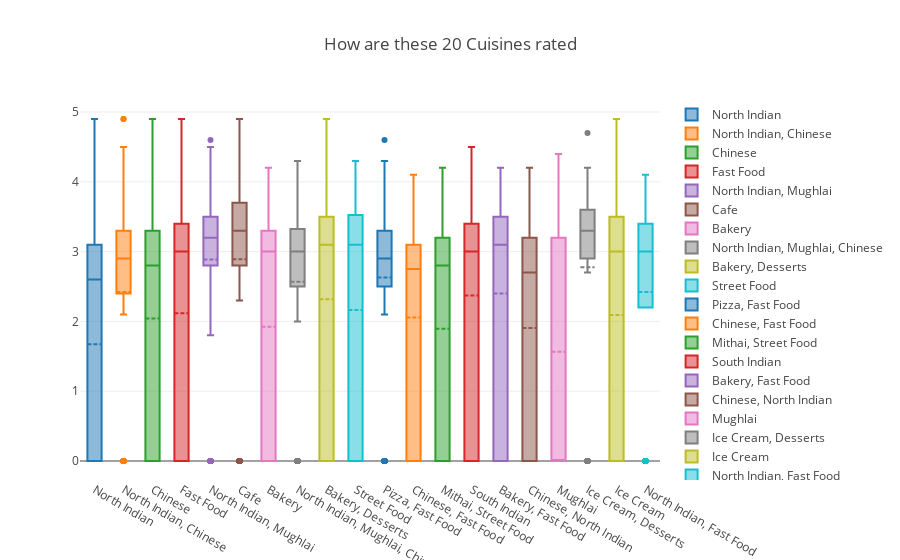

Notebook code for this chart:
### Markdown cell above
# How are these 20 Cuisines rated

### Code cell
DataForTwentyMostPopularCusines = (data[data['Cuisines'].isin(TwentyMostPopularCusines)])
TwentyMostPopularCusines= TwentyMostPopularCusines.reset_index()['Cuisines']

a=[None] * 20
b= [None] * 20
trace = [None] * 20
for i in range (0,20):
    TwentyMostPopularCusines[i]
    a[i]= DataForTwentyMostPopularCusines[DataForTwentyMostPopularCusines['Cuisines']==TwentyMostPopularCusines[i]]['Aggregate rating']
    b[i] =a[i].reset_index()['Aggregate rating']
    trace[i] = go.Box(
    y=b[i],
    name = TwentyMostPopularCusines[i],
        boxmean=True
    )
    
data1 = trace
layout = go.Layout(
    title='How are these 20 Cuisines rated ',
)

fig = go.Figure(data=data1, layout=layout)
iplot(fig)

### Figure 1 — Plotly figure (JSON) as saved in the notebook; plotly's stock layout.template omitted (floating-point values rounded to 4 significant figures; data arrays with more than 128 entries replaced by an {"elided": "..."} marker saying what was removed)
{"data": [{"boxmean": true, "name": "North Indian", "type": "box", "y": {"elided": "936 float values"}}, {"boxmean": true, "name": "North Indian, Chinese", "type": "box", "y": {"elided": "511 float values"}}, {"boxmean": true, "name": "Chinese", "type": "box", "y": {"elided": "354 float values"}}, {"boxmean": true, "name": "Fast Food", "type": "box", "y": {"elided": "354 float values"}}, {"boxmean": true, "name": "North Indian, Mughlai", "type": "box", "y": {"elided": "334 float values"}}, {"boxmean": true, "name": "Cafe", "type": "box", "y": {"elided": "299 float values"}}, {"boxmean": true, "name": "Bakery", "type": "box", "y": {"elided": "218 float values"}}, {"boxmean": true, "name": "North Indian, Mughlai, Chinese", "type": "box", "y": {"elided": "197 float values"}}, {"boxmean": true, "name": "Bakery, Desserts", "type": "box", "y": {"elided": "170 float values"}}, {"boxmean": true, "name": "Street Food", "type": "box", "y": {"elided": "149 float values"}}, {"boxmean": true, "name": "Pizza, Fast Food", "type": "box", "y": {"elided": "131 float values"}}, {"boxmean": true, "name": "Chinese, Fast Food", "type": "box", "y": [2.7, 2.5, 0, 3.6, 0, 2.9, 0, 2.4, 2.9, 2.7, 3.3, 3.1, 3.1, 0, 2.7, 3.2, 2.9, 2.6, 0, 3.6, 3.3, 3.1, 3.7, 2.4, 0, 0, 3, 2.9, 3.4, 0, 0, 2.8, 2.9, 2.8, 0, 3.5, 3.5, 2.6, 2.4, 3.1, 0, 2.7, 3.2, 0, 3, 3.2, 2.6, 3.1, 3, 3.7, 3, 0, 0, 3.8, 3.2, 2.9, 0, 0, 3.3, 0, 0, 0, 0, 0, 0, 2.9, 0, 0, 2.9, 2.8, 2.2, 3.3, 2.7, 2.7, 3, 3.2, 0, 0, 0, 3.4, 2.6, 2.5, 2.7, 3.1, 3.2, 2.7, 0, 3.2, 3.4, 2.2, 0, 0, 2.7, 3.1, 3.8, 0, 3.1, 0, 3.3, 0, 3.1, 0, 3.5, 3.3, 0, 3.3, 0, 3.3, 3.3, 4.1, 3.1, 0, 0, 2.7, 2.8, 2.9, 3.1, 3]}, {"boxmean": true, "name": "Mithai, Street Food", "type": "box", "y": [2.8, 0, 0, 3.1, 0, 0, 3.3, 0, 0, 3.2, 0, 0, 0, 2.8, 3.4, 3.5, 0, 3.3, 0, 3.5, 3.3, 3.7, 3.9, 3.8, 4.2, 4.1, 3.7, 0, 3.1, 3.2, 3, 0, 3.2, 2.6, 0, 2.8, 3.1, 2.7, 3.1, 2.9, 2.8, 2.9, 2.9, 3.5, 3.8, 3.2, 0, 0, 2.8, 3.3, 2.9, 0, 0, 3.8, 3.6, 2.9, 2.9, 3, 3.1, 0, 3.3, 0, 0, 0, 0, 0, 0, 0, 0, 3, 2.8, 0, 0, 0, 3.4, 3, 3.5, 2.9, 2.9, 2.5, 2.8, 2.7, 2.4, 0, 2.8, 3, 0, 3.2, 2.9, 2.9, 0, 0, 0, 0, 3.2, 3.2, 0, 2.9, 0, 0, 3.3, 2.9, 0, 0, 3.1, 3.3, 3.9, 0, 2.6, 2.6, 0, 0, 0, 2.3, 3.6, 0]}, {"boxmean": true, "name": "South Indian", "type": "box", "y": [3.8, 3.9, 0, 0, 3, 3.2, 3.5, 2.8, 3.5, 3.1, 3, 0, 4.2, 2.6, 3.3, 3.1, 2.4, 3.6, 4.3, 3, 2.6, 3.1, 3.1, 3.3, 3.6, 3.3, 0, 3.7, 4.4, 2.5, 3, 3.1, 3.5, 4.2, 3.2, 2.9, 3.2, 2.9, 4.2, 3.4, 2.9, 3.8, 3.4, 2.7, 2.9, 2.7, 3.1, 3, 0, 0, 0, 3.3, 0, 3, 3.7, 0, 0, 2.8, 3.3, 0, 3.2, 3.6, 0, 2.8, 2.5, 3.2, 2.9, 0, 0, 3.2, 3.7, 4.1, 2.7, 3.2, 3, 3.2, 0, 3.9, 0, 0, 0, 4, 3, 0, 0, 0, 0, 0, 3.4, 0, 3.2, 3.4, 0, 0, 3.8, 2.8, 0, 0, 3, 2.8, 0, 2.8, 0, 3.1, 2.8, 0, 2.4, 4.1, 4, 4.5, 3.6, 3.5]}, {"boxmean": true, "name": "Bakery, Fast Food", "type": "box", "y": [3.6, 3.5, 3.6, 3, 0, 3.1, 3.1, 3.9, 2.4, 2.9, 0, 0, 3, 2.9, 3.2, 2.9, 0, 3.7, 3.4, 3.7, 3.2, 3, 0, 3.1, 3, 4.1, 0, 3, 2.6, 3.6, 3.1, 3.5, 4.1, 3.7, 3.2, 3.6, 2.9, 3.2, 0, 3.2, 3.4, 1.9, 2.6, 3.6, 0, 2.3, 3.9, 3.3, 4, 3.3, 0, 0, 3.1, 0, 3.4, 3.7, 3.1, 2.6, 3, 3.3, 3.7, 3.2, 0, 3.1, 3.6, 3.9, 3, 3.3, 0, 3.9, 4.2, 4.1, 3.4, 3.7, 3.6, 3.4, 0, 0, 0, 0, 3.2, 3.1, 0, 0, 2.6, 3.2, 3.8, 2.8, 0, 3.6, 3.1, 0, 3.2, 0, 0, 2.7, 0, 3.1, 2.5, 0, 3.5, 3.4, 0, 3.1, 0, 0, 0, 3.6]}, {"boxmean": true, "name": "Chinese, North Indian", "type": "box", "y": [4.2, 0, 2.8, 3.3, 0, 3.1, 0, 3.4, 2.7, 2.8, 0, 0, 2.7, 2.9, 0, 0, 0, 2.9, 3.6, 4.2, 2.2, 3.3, 2.7, 2.9, 3.2, 3.4, 3.2, 3.1, 0, 0, 0, 0, 0, 0, 0, 3.7, 2.6, 3.2, 3.1, 2.9, 0, 3.3, 3.1, 0, 3.2, 3, 0, 3.2, 3.3, 0, 0, 2.5, 3.1, 3.1, 3.2, 3.5, 0, 0, 2.8, 2.6, 0, 0, 0, 2.8, 2.8, 3.2, 2.4, 2.9, 3.1, 3.7, 0, 3.2, 0, 0, 2.6, 0, 2.7, 3.2, 3.1, 0, 0, 0, 0, 3.2, 2.8, 2.8, 2.3, 3, 3.6, 3.6, 2.6, 3.2, 2.4, 0, 0, 0, 3.1, 0, 3.4, 0, 0, 0, 3.2, 3.5, 3.5]}, {"boxmean": true, "name": "Mughlai", "type": "box", "y": [4, 3.4, 0, 0, 3.5, 3.2, 0, 3.2, 0, 0, 2.9, 4.4, 3.7, 3.1, 0, 3.1, 3.2, 3, 3.7, 3, 0, 0, 0, 4.1, 0, 3.2, 0, 3.1, 0, 0, 3.1, 3.5, 3.5, 2.9, 3, 3.3, 3.4, 3.2, 3, 3, 3.9, 3.6, 0, 0, 4, 4.3, 0, 0, 0, 0, 0, 3.9, 3.7, 3.5, 2.9, 0, 0, 3.7, 0, 0, 0, 0, 3, 3, 0, 0, 0, 0, 0, 0, 0, 3.4, 0, 3.1, 0, 0, 3.6, 0, 0, 3, 2.6, 0, 0, 0, 2.9, 3.4, 0, 0, 0, 0, 0, 3.5, 0, 0, 3.3, 3.1, 0, 0, 0, 0, 0, 0, 0]}, {"boxmean": true, "name": "Ice Cream, Desserts", "type": "box", "y": [3.2, 0, 3.6, 3.4, 3.6, 3, 3.6, 3.1, 3.2, 3.7, 3.6, 0, 3.6, 3.3, 0, 2.8, 3.3, 3.7, 0, 3.6, 3.9, 3.4, 3.3, 2.9, 0, 3, 3.4, 3.5, 3.1, 3.2, 3.2, 3.5, 3.4, 3.8, 4, 3.4, 2.7, 3.2, 3.2, 3.7, 0, 2.9, 3.5, 0, 3.1, 3.6, 3.3, 3.9, 0, 3.3, 3.8, 3.3, 3.5, 3.1, 2.9, 3.1, 3.1, 3, 3.2, 0, 3.4, 3.3, 2.8, 2.9, 3.3, 3.9, 2.9, 4.2, 3.5, 4, 3.1, 3.3, 0, 0, 0, 3, 3.7, 4, 0, 0, 0, 3.6, 4.7]}, {"boxmean": true, "name": "Ice Cream", "type": "box", "y": [2.9, 0, 3.3, 3, 0, 3.1, 3.3, 3.3, 0, 0, 0, 0, 2.8, 2.3, 0, 4.5, 3.9, 3.3, 4.9, 3.7, 4, 3.3, 2.6, 3.3, 3, 3.6, 3.1, 2.9, 0, 4.5, 3.6, 3.3, 3.6, 4.5, 0, 3.7, 3.6, 0, 3.1, 0, 3.1, 3.2, 3.7, 3.5, 0, 3.3, 3.1, 4.7, 2.9, 3.5, 3.4, 3.6, 0, 0, 3.5, 0, 0, 0, 0, 0, 0, 0, 0, 0, 3.3, 0, 0, 0, 0, 3, 0, 0, 3.4, 3.5]}, {"boxmean": true, "name": "North Indian, Fast Food", "type": "box", "y": [4.1, 3.5, 3.7, 3.5, 0, 3.3, 3.6, 3, 3.1, 0, 3, 3.2, 3.2, 3, 2.9, 4.1, 2.2, 3.4, 2.8, 2.7, 3.8, 3.2, 3.8, 0, 2.8, 3, 3.3, 3.4, 3.5, 3, 3, 3.1, 3.1, 0, 2.6, 0, 4, 0, 0, 2.7, 3.1, 0, 0, 3.1, 3.4, 0, 0, 0, 0, 3.4, 2.9, 3, 3.2, 2.9, 0, 0, 2.3, 0, 3, 3.3, 3, 0, 3.1, 3.5, 0, 2.8, 3.2, 3, 3.5, 4.1, 3.1, 2.7, 3.6, 3.4]}], "layout": {"title": "How are these 20 Cuisines rated "}}
